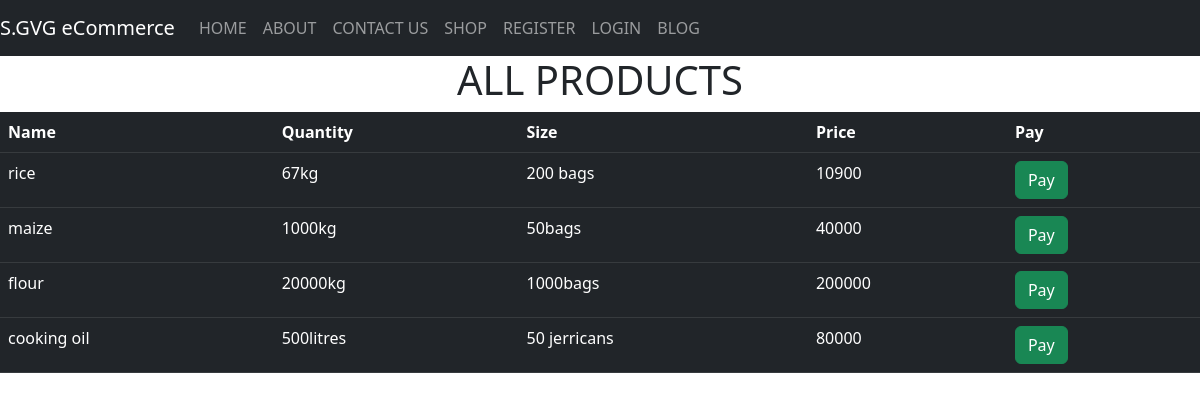
Page /shop/ on the earlier database version.
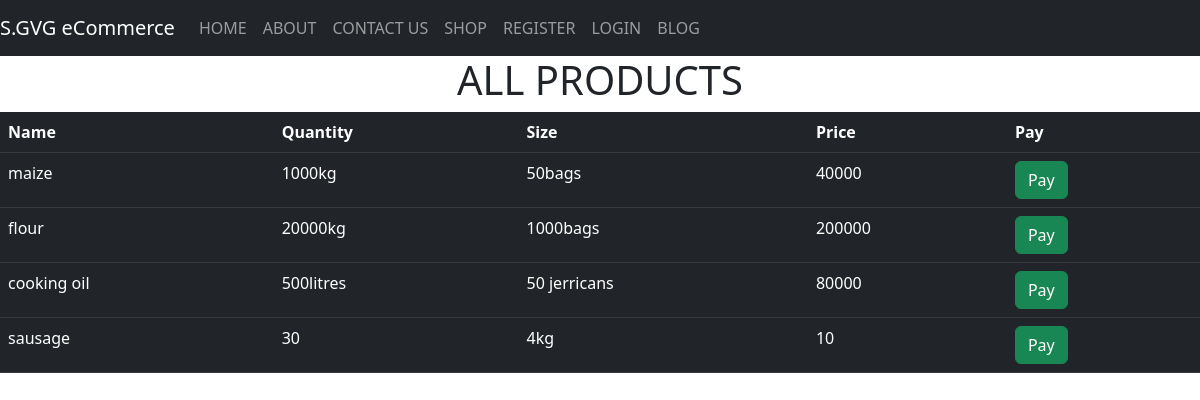
Same page on the later database version.
### midmorningdatabase/models.py (models this page shows)
class Product(models.Model):
        name = models.CharField(max_length=30, blank=False, null=False)
        qtty = models.CharField(max_length=30, blank=False, null=False)
        size = models.CharField(max_length=25, blank=False, null=False)
        price = models.CharField(max_length=20, blank=False, null=False)

### midmorningdatabase/views.py (the view)
# urls.py: path('shop/', user_views.shop, name='shop'),
def shop(request):
    products = Product.objects.all()
    context = {"products": products}
    return render(request, 'shop.html', context)

### templates/shop.html (shortened to what this page needs)
{% extends 'master.html' %}
{% load static %}
{% block content %}
    <div>
    <h1 class="text-dark text-center">ALL PRODUCTS</h1>
        <table class="table table-dark table-hover">
            <tr>
                <th>Name</th>
                <th>Quantity</th>
                <th>Size</th>
                <th>Price</th>
                <th>Pay</th>
            </tr>
            {% for product in products       %}
                <tr>
                    <td>{{ product.name }}</td>
                    <td>{{ product.qtty }}</td>
                    <td>{{ product.size }}</td>
                    <td>{{ product.price }}</td>
                    <td><a class="btn btn-success" href="/pay/{{ product.id }}">Pay</a></td>
                </tr>
            {% endfor %}
        </table>
    </div>
{% endblock %}

### templates/master.html (shortened to what this page needs)
<!DOCTYPE html>
<html lang="en">
<head>
    {% load static %}
    {% load crispy_forms_tags %}
    <link rel="stylesheet" href="{% static 'bootstrap/css/bootstrap.css' %}">
    <link rel="stylesheet" href="{% static 'bootstrap/css/style.css' %}">
</head>
<body>
<section>
    <nav class="navbar navbar-expand-md bg-dark navbar-dark">
        <a class="navbar-brand" href="{% url 'homepage'%}">S.GVG eCommerce</a>
        <div class="collapse navbar-collapse" id="collapsibleNavbar">
            <ul class="navbar-nav">
                 <li class="nav-item">
                    <a class="nav-link" href="{% url 'homepage' %}">HOME</a>
                </li>
                 <li class="nav-item">
                    <a class="nav-link" href="#">ABOUT</a>
                </li>
                 <li class="nav-item">
                    <a class="nav-link" href="#">CONTACT US</a>
                </li>
                <li class="nav-item">
                    <a class="nav-link" href="{% url 'shop' %}">SHOP</a>
                </li>
                {% if user.is_authenticated %}
                    <li class="nav-item">
                         <a class="nav-link" href="{% url 'user-logout' %}">LOGOUT</a>
                </li>
                     <li class="nav-item">
                    <a class="nav-link" href="{% url 'all-products' %}">PRODUCT</a>
                </li>
                <li class="nav-item">
                    <a class="nav-link" href="{% url 'add-product-page' %}">ADD PRODUCTS</a>
                </li>
                {% else %}
                <li class="nav-item">
                    <a class="nav-link" href="{% url 'user-registration' %}">REGISTER</a>
                </li>
                <li class="nav-item">
                    <a class="nav-link" href="{% url 'user-login' %}">LOGIN</a>
                </li>
                {% endif %}
                <li class="nav-item">
                    <a class="nav-link" href="#">BLOG</a>
                </li>
            </ul>
        </div>
    </nav>
</section>
<section class="content-section">
    {% block content %}
    {% endblock %}
</section>
</body>
</html>

Differences in the rows shown:
removed Product: name "rice", qtty "67kg", size "200 bags", price "10900"
added Product: name "sausage", qtty "30", size "4kg", price "10"
